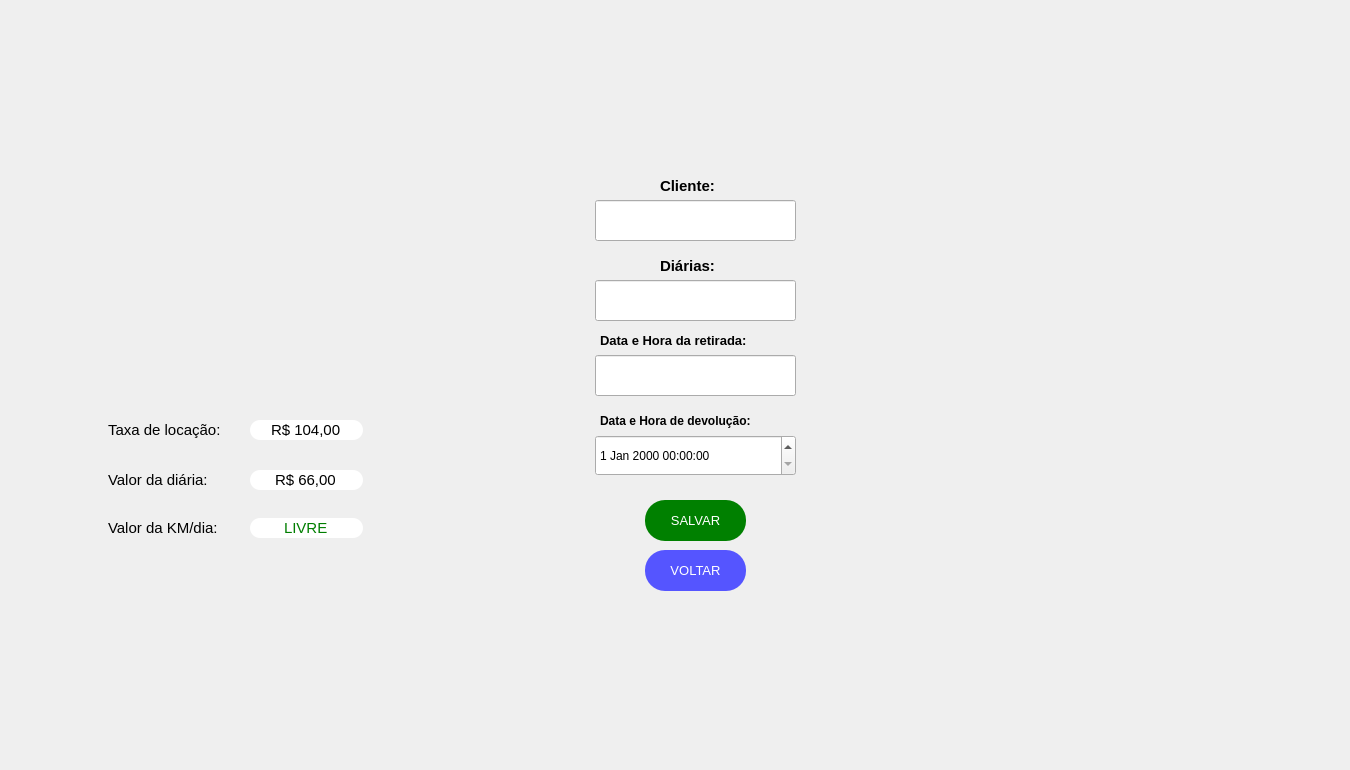
  <widget class="QWidget" name="centralwidget">
   <widget class="QPushButton" name="mobit2">
    <property name="geometry">
     <rect>
      <x>40</x>
      <y>20</y>
      <width>501</width>
      <height>311</height>
     </rect>
    </property>
    <property name="palette">
     <palette>
      <active>
       <colorrole role="WindowText">
        <brush brushstyle="SolidPattern">
         <color alpha="255">
          <red>170</red>
          <green>85</green>
          <blue>0</blue>
         </color>
        </brush>
       </colorrole>
       <colorrole role="Text">
        <brush brushstyle="SolidPattern">
         <color alpha="255">
          <red>0</red>
          <green>0</green>
          <blue>0</blue>
         </color>
        </brush>
       </colorrole>
       <colorrole role="BrightText">
        <brush brushstyle="SolidPattern">
         <color alpha="255">
          <red>203</red>
          <green>255</green>
          <blue>80</blue>
         </color>
        </brush>
       </colorrole>
       <colorrole role="ButtonText">
        <brush brushstyle="SolidPattern">
         <color alpha="255">
          <red>57</red>
          <green>87</green>
          <blue>255</blue>
         </color>
        </brush>
       </colorrole>
       <colorrole role="ToolTipBase">
        <brush brushstyle="SolidPattern">
         <color alpha="255">
          <red>255</red>
          <green>255</green>
          <blue>0</blue>
         </color>
        </brush>
       </colorrole>
       <colorrole role="PlaceholderText">
        <brush brushstyle="SolidPattern">
         <color alpha="128">
          <red>0</red>
          <green>0</green>
          <blue>0</blue>
         </color>
        </brush>
       </colorrole>
      </active>
      <inactive>
       <colorrole role="WindowText">
        <brush brushstyle="SolidPattern">
         <color alpha="255">
          <red>170</red>
          <green>85</green>
          <blue>0</blue>
         </color>
        </brush>
       </colorrole>
       <colorrole role="Text">
        <brush brushstyle="SolidPattern">
         <color alpha="255">
          <red>0</red>
          <green>0</green>
          <blue>0</blue>
         </color>
        </brush>
       </colorrole>
       <colorrole role="BrightText">
        <brush brushstyle="SolidPattern">
         <color alpha="255">
          <red>203</red>
          <green>255</green>
          <blue>80</blue>
         </color>
        </brush>
       </colorrole>
       <colorrole role="ButtonText">
        <brush brushstyle="SolidPattern">
         <color alpha="255">
          <red>57</red>
          <green>87</green>
          <blue>255</blue>
         </color>
        </brush>
       </colorrole>
       <colorrole role="ToolTipBase">
        <brush brushstyle="SolidPattern">
         <color alpha="255">
          <red>255</red>
          <green>255</green>
          <blue>0</blue>
         </color>
        </brush>
       </colorrole>
       <colorrole role="PlaceholderText">
        <brush brushstyle="SolidPattern">
         <color alpha="128">
          <red>0</red>
          <green>0</green>
          <blue>0</blue>
         </color>
        </brush>
       </colorrole>
      </inactive>
      <disabled>
       <colorrole role="WindowText">
        <brush brushstyle="SolidPattern">
         <color alpha="255">
          <red>4</red>
          <green>15</green>
          <blue>30</blue>
         </color>
        </brush>
       </colorrole>
       <colorrole role="Text">
        <brush brushstyle="SolidPattern">
         <color alpha="255">
          <red>120</red>
          <green>120</green>
          <blue>120</blue>
         </color>
        </brush>
       </colorrole>
       <colorrole role="BrightText">
        <brush brushstyle="SolidPattern">
         <color alpha="255">
          <red>203</red>
          <green>255</green>
          <blue>80</blue>
         </color>
        </brush>
       </colorrole>
       <colorrole role="ButtonText">
        <brush brushstyle="SolidPattern">
         <color alpha="255">
          <red>120</red>
          <green>120</green>
          <blue>120</blue>
         </color>
        </brush>
       </colorrole>
       <colorrole role="ToolTipBase">
        <brush brushstyle="SolidPattern">
         <color alpha="255">
          <red>255</red>
          <green>255</green>
          <blue>0</blue>
         </color>
        </brush>
       </colorrole>
       <colorrole role="PlaceholderText">
        <brush brushstyle="SolidPattern">
         <color alpha="128">
          <red>0</red>
          <green>0</green>
          <blue>0</blue>
         </color>
        </brush>
       </colorrole>
      </disabled>
     </palette>
    </property>
    <property name="font">
     <font>
      <family>Arial</family>
      <weight>75</weight>
      <bold>true</bold>
     </font>
    </property>
    <property name="contextMenuPolicy">
     <enum>Qt::CustomContextMenu</enum>
    </property>
    <property name="text">
     <string/>
    </property>
    <property name="icon">
     <iconset>
      <normaloff>../Imagens/2-Mobi(T2).png</normaloff>../Imagens/2-Mobi(T2).png</iconset>
    </property>
    <property name="iconSize">
     <size>
      <width>492</width>
      <height>456</height>
     </size>
    </property>
    <property name="checkable">
     <bool>false</bool>
    </property>
    <property name="autoRepeat">
     <bool>false</bool>
    </property>
    <property name="autoExclusive">
     <bool>false</bool>
    </property>
    <property name="autoDefault">
     <bool>false</bool>
    </property>
    <property name="default">
     <bool>false</bool>
    </property>
    <property name="flat">
     <bool>true</bool>
    </property>
   </widget>
   <widget class="QLabel" name="logoT7">
    <property name="enabled">
     <bool>true</bool>
    </property>
    <property name="geometry">
     <rect>
      <x>1110</x>
      <y>530</y>
      <width>231</width>
      <height>231</height>
     </rect>
    </property>
    <property name="toolTip">
     <string>&lt;html&gt;&lt;head/&gt;&lt;body&gt;&lt;p align=&quot;center&quot;&gt;&lt;br/&gt;&lt;/p&gt;&lt;/body&gt;&lt;/html&gt;</string>
    </property>
    <property name="whatsThis">
     <string>&lt;html&gt;&lt;head/&gt;&lt;body&gt;&lt;p align=&quot;center&quot;&gt;&lt;br/&gt;&lt;/p&gt;&lt;/body&gt;&lt;/html&gt;</string>
    </property>
    <property name="autoFillBackground">
     <bool>false</bool>
    </property>
    <property name="styleSheet">
     <string notr="true"/>
    </property>
    <property name="text">
     <string/>
    </property>
    <property name="pixmap">
     <pixmap>../Logos/LOGO2.png</pixmap>
    </property>
    <property name="scaledContents">
     <bool>true</bool>
    </property>
    <property name="wordWrap">
     <bool>false</bool>
    </property>
   </widget>
   <widget class="QDateTimeEdit" name="data_devolucao">
    <property name="geometry">
     <rect>
      <x>595</x>
      <y>435</y>
      <width>201</width>
      <height>41</height>
     </rect>
    </property>
    <property name="styleSheet">
     <string notr="true">QDateTime{rgb(0, 0, 0)}</string>
    </property>
   </widget>
   <widget class="QLineEdit" name="nome_cliente">
    <property name="geometry">
     <rect>
      <x>595</x>
      <y>200</y>
      <width>201</width>
      <height>41</height>
     </rect>
    </property>
    <property name="styleSheet">
     <string notr="true">color:black;
</string>
    </property>
    <property name="inputMask">
     <string/>
    </property>
   </widget>
   <widget class="QLineEdit" name="diariaspace6">
    <property name="geometry">
     <rect>
      <x>595</x>
      <y>280</y>
      <width>201</width>
      <height>41</height>
     </rect>
    </property>
    <property name="font">
     <font>
      <pointsize>8</pointsize>
     </font>
    </property>
    <property name="styleSheet">
     <string notr="true">color:black;</string>
    </property>
   </widget>
   <widget class="QLabel" name="datade_1">
    <property name="geometry">
     <rect>
      <x>600</x>
      <y>395</y>
      <width>201</width>
      <height>51</height>
     </rect>
    </property>
    <property name="font">
     <font>
      <family>Arial</family>
      <pointsize>9</pointsize>
      <weight>75</weight>
      <bold>true</bold>
     </font>
    </property>
    <property name="text">
     <string>Data e Hora de devolução:</string>
    </property>
   </widget>
   <widget class="QLineEdit" name="data_retirada">
    <property name="geometry">
     <rect>
      <x>595</x>
      <y>355</y>
      <width>201</width>
      <height>41</height>
     </rect>
    </property>
    <property name="styleSheet">
     <string notr="true">color:black;</string>
    </property>
   </widget>
   <widget class="QLabel" name="datare_1">
    <property name="geometry">
     <rect>
      <x>600</x>
      <y>315</y>
      <width>191</width>
      <height>51</height>
     </rect>
    </property>
    <property name="font">
     <font>
      <family>Arial</family>
      <pointsize>10</pointsize>
      <weight>75</weight>
      <bold>true</bold>
     </font>
    </property>
    <property name="text">
     <string>Data e Hora da retirada:</string>
    </property>
   </widget>
   <widget class="QPushButton" name="voltar_10">
    <property name="geometry">
     <rect>
      <x>645</x>
      <y>550</y>
      <width>101</width>
      <height>41</height>
     </rect>
    </property>
    <property name="palette">
     <palette>
      <active>
       <colorrole role="WindowText">
        <brush brushstyle="SolidPattern">
         <color alpha="255">
          <red>255</red>
          <green>255</green>
          <blue>255</blue>
         </color>
        </brush>
       </colorrole>
       <colorrole role="Button">
        <brush brushstyle="SolidPattern">
         <color alpha="255">
          <red>85</red>
          <green>85</green>
          <blue>255</blue>
         </color>
        </brush>
       </colorrole>
       <colorrole role="Text">
        <brush brushstyle="SolidPattern">
         <color alpha="255">
          <red>255</red>
          <green>255</green>
          <blue>255</blue>
         </color>
        </brush>
       </colorrole>
       <colorrole role="BrightText">
        <brush brushstyle="SolidPattern">
         <color alpha="255">
          <red>203</red>
          <green>255</green>
          <blue>80</blue>
         </color>
        </brush>
       </colorrole>
       <colorrole role="ButtonText">
        <brush brushstyle="SolidPattern">
         <color alpha="255">
          <red>255</red>
          <green>255</green>
          <blue>255</blue>
         </color>
        </brush>
       </colorrole>
       <colorrole role="Base">
        <brush brushstyle="SolidPattern">
         <color alpha="255">
          <red>85</red>
          <green>85</green>
          <blue>255</blue>
         </color>
        </brush>
       </colorrole>
       <colorrole role="Window">
        <brush brushstyle="SolidPattern">
         <color alpha="255">
          <red>85</red>
          <green>85</green>
          <blue>255</blue>
         </color>
        </brush>
       </colorrole>
       <colorrole role="ToolTipBase">
        <brush brushstyle="SolidPattern">
         <color alpha="255">
          <red>255</red>
          <green>255</green>
          <blue>0</blue>
         </color>
        </brush>
       </colorrole>
       <colorrole role="PlaceholderText">
        <brush brushstyle="SolidPattern">
         <color alpha="128">
          <red>0</red>
          <green>0</green>
          <blue>0</blue>
         </color>
        </brush>
       </colorrole>
      </active>
      <inactive>
       <colorrole role="WindowText">
        <brush brushstyle="SolidPattern">
         <color alpha="255">
          <red>255</red>
          <green>255</green>
          <blue>255</blue>
         </color>
        </brush>
       </colorrole>
       <colorrole role="Button">
        <brush brushstyle="SolidPattern">
         <color alpha="255">
          <red>85</red>
          <green>85</green>
          <blue>255</blue>
         </color>
        </brush>
       </colorrole>
       <colorrole role="Text">
        <brush brushstyle="SolidPattern">
         <color alpha="255">
          <red>255</red>
          <green>255</green>
          <blue>255</blue>
         </color>
        </brush>
       </colorrole>
       <colorrole role="BrightText">
        <brush brushstyle="SolidPattern">
         <color alpha="255">
          <red>203</red>
          <green>255</green>
          <blue>80</blue>
         </color>
        </brush>
       </colorrole>
       <colorrole role="ButtonText">
        <brush brushstyle="SolidPattern">
         <color alpha="255">
          <red>255</red>
          <green>255</green>
          <blue>255</blue>
         </color>
        </brush>
       </colorrole>
       <colorrole role="Base">
        <brush brushstyle="SolidPattern">
         <color alpha="255">
          <red>85</red>
          <green>85</green>
          <blue>255</blue>
         </color>
        </brush>
       </colorrole>
       <colorrole role="Window">
        <brush brushstyle="SolidPattern">
         <color alpha="255">
          <red>85</red>
          <green>85</green>
          <blue>255</blue>
         </color>
        </brush>
       </colorrole>
       <colorrole role="ToolTipBase">
        <brush brushstyle="SolidPattern">
         <color alpha="255">
          <red>255</red>
          <green>255</green>
          <blue>0</blue>
         </color>
        </brush>
       </colorrole>
       <colorrole role="PlaceholderText">
        <brush brushstyle="SolidPattern">
         <color alpha="128">
          <red>0</red>
          <green>0</green>
          <blue>0</blue>
         </color>
        </brush>
       </colorrole>
      </inactive>
      <disabled>
       <colorrole role="WindowText">
        <brush brushstyle="SolidPattern">
         <color alpha="255">
          <red>255</red>
          <green>255</green>
          <blue>255</blue>
         </color>
        </brush>
       </colorrole>
       <colorrole role="Button">
        <brush brushstyle="SolidPattern">
         <color alpha="255">
          <red>85</red>
          <green>85</green>
          <blue>255</blue>
         </color>
        </brush>
       </colorrole>
       <colorrole role="Text">
        <brush brushstyle="SolidPattern">
         <color alpha="255">
          <red>255</red>
          <green>255</green>
          <blue>255</blue>
         </color>
        </brush>
       </colorrole>
       <colorrole role="BrightText">
        <brush brushstyle="SolidPattern">
         <color alpha="255">
          <red>203</red>
          <green>255</green>
          <blue>80</blue>
         </color>
        </brush>
       </colorrole>
       <colorrole role="ButtonText">
        <brush brushstyle="SolidPattern">
         <color alpha="255">
          <red>255</red>
          <green>255</green>
          <blue>255</blue>
         </color>
        </brush>
       </colorrole>
       <colorrole role="Base">
        <brush brushstyle="SolidPattern">
         <color alpha="255">
          <red>85</red>
          <green>85</green>
          <blue>255</blue>
         </color>
        </brush>
       </colorrole>
       <colorrole role="Window">
        <brush brushstyle="SolidPattern">
         <color alpha="255">
          <red>85</red>
          <green>85</green>
          <blue>255</blue>
         </color>
        </brush>
       </colorrole>
       <colorrole role="ToolTipBase">
        <brush brushstyle="SolidPattern">
         <color alpha="255">
          <red>255</red>
          <green>255</green>
          <blue>0</blue>
         </color>
        </brush>
       </colorrole>
       <colorrole role="PlaceholderText">
        <brush brushstyle="SolidPattern">
         <color alpha="128">
          <red>0</red>
          <green>0</green>
          <blue>0</blue>
         </color>
        </brush>
       </colorrole>
      </disabled>
     </palette>
    </property>
    <property name="font">
     <font>
      <family>Arial</family>
      <pointsize>10</pointsize>
      <weight>9</weight>
      <italic>false</italic>
      <bold>false</bold>
     </font>
    </property>
    <property name="contextMenuPolicy">
     <enum>Qt::CustomContextMenu</enum>
    </property>
    <property name="styleSheet">
     <string notr="true">QPushButton{
	color:white;
	border-radius:20px;
	background-color: rgb(85, 85, 255);
	font: 75 10pt &quot;Arial&quot;;
}
QPushButton:hover{
	background-color: rgb(10, 10, 127);
}</string>
    </property>
    <property name="text">
     <string>VOLTAR</string>
    </property>
    <property name="iconSize">
     <size>
      <width>93</width>
      <height>100</height>
     </size>
    </property>
    <property name="checkable">
     <bool>false</bool>
    </property>
    <property name="autoRepeat">
     <bool>false</bool>
    </property>
    <property name="autoExclusive">
     <bool>false</bool>
    </property>
    <property name="autoDefault">
     <bool>false</bool>
    </property>
    <property name="default">
     <bool>false</bool>
    </property>
    <property name="flat">
     <bool>true</bool>
    </property>
   </widget>
   <widget class="QLabel" name="datacli1">
    <property name="geometry">
     <rect>
      <x>660</x>
      <y>170</y>
      <width>71</width>
      <height>31</height>
     </rect>
    </property>
    <property name="font">
     <font>
      <family>Arial</family>
      <pointsize>11</pointsize>
      <weight>75</weight>
      <bold>true</bold>
     </font>
    </property>
    <property name="text">
     <string>Cliente:</string>
    </property>
   </widget>
   <widget class="QLabel" name="diarias6_2">
    <property name="geometry">
     <rect>
      <x>660</x>
      <y>240</y>
      <width>71</width>
      <height>51</height>
     </rect>
    </property>
    <property name="font">
     <font>
      <family>Arial</family>
      <pointsize>11</pointsize>
      <weight>75</weight>
      <bold>true</bold>
     </font>
    </property>
    <property name="text">
     <string>Diárias:</string>
    </property>
   </widget>
   <widget class="QPushButton" name="devolver">
    <property name="geometry">
     <rect>
      <x>645</x>
      <y>500</y>
      <width>101</width>
      <height>41</height>
     </rect>
    </property>
    <property name="palette">
     <palette>
      <active>
       <colorrole role="WindowText">
        <brush brushstyle="SolidPattern">
         <color alpha="255">
          <red>255</red>
          <green>255</green>
          <blue>255</blue>
         </color>
        </brush>
       </colorrole>
       <colorrole role="Button">
        <brush brushstyle="SolidPattern">
         <color alpha="255">
          <red>0</red>
          <green>128</green>
          <blue>0</blue>
         </color>
        </brush>
       </colorrole>
       <colorrole role="Text">
        <brush brushstyle="SolidPattern">
         <color alpha="255">
          <red>255</red>
          <green>255</green>
          <blue>255</blue>
         </color>
        </brush>
       </colorrole>
       <colorrole role="BrightText">
        <brush brushstyle="SolidPattern">
         <color alpha="255">
          <red>203</red>
          <green>255</green>
          <blue>80</blue>
         </color>
        </brush>
       </colorrole>
       <colorrole role="ButtonText">
        <brush brushstyle="SolidPattern">
         <color alpha="255">
          <red>255</red>
          <green>255</green>
          <blue>255</blue>
         </color>
        </brush>
       </colorrole>
       <colorrole role="Base">
        <brush brushstyle="SolidPattern">
         <color alpha="255">
          <red>0</red>
          <green>128</green>
          <blue>0</blue>
         </color>
        </brush>
       </colorrole>
       <colorrole role="Window">
        <brush brushstyle="SolidPattern">
         <color alpha="255">
          <red>0</red>
          <green>128</green>
          <blue>0</blue>
         </color>
        </brush>
       </colorrole>
       <colorrole role="ToolTipBase">
        <brush brushstyle="SolidPattern">
         <color alpha="255">
          <red>255</red>
          <green>255</green>
          <blue>0</blue>
         </color>
        </brush>
       </colorrole>
       <colorrole role="PlaceholderText">
        <brush brushstyle="SolidPattern">
         <color alpha="128">
          <red>0</red>
          <green>0</green>
          <blue>0</blue>
         </color>
        </brush>
       </colorrole>
      </active>
      <inactive>
       <colorrole role="WindowText">
        <brush brushstyle="SolidPattern">
         <color alpha="255">
          <red>255</red>
          <green>255</green>
          <blue>255</blue>
         </color>
        </brush>
       </colorrole>
       <colorrole role="Button">
        <brush brushstyle="SolidPattern">
         <color alpha="255">
          <red>0</red>
          <green>128</green>
          <blue>0</blue>
         </color>
        </brush>
       </colorrole>
       <colorrole role="Text">
        <brush brushstyle="SolidPattern">
         <color alpha="255">
          <red>255</red>
          <green>255</green>
          <blue>255</blue>
         </color>
        </brush>
       </colorrole>
       <colorrole role="BrightText">
        <brush brushstyle="SolidPattern">
         <color alpha="255">
          <red>203</red>
          <green>255</green>
          <blue>80</blue>
         </color>
        </brush>
       </colorrole>
       <colorrole role="ButtonText">
        <brush brushstyle="SolidPattern">
         <color alpha="255">
          <red>255</red>
          <green>255</green>
          <blue>255</blue>
         </color>
        </brush>
       </colorrole>
       <colorrole role="Base">
        <brush brushstyle="SolidPattern">
         <color alpha="255">
          <red>0</red>
          <green>128</green>
          <blue>0</blue>
         </color>
        </brush>
       </colorrole>
       <colorrole role="Window">
        <brush brushstyle="SolidPattern">
         <color alpha="255">
          <red>0</red>
          <green>128</green>
          <blue>0</blue>
         </color>
        </brush>
       </colorrole>
       <colorrole role="ToolTipBase">
        <brush brushstyle="SolidPattern">
         <color alpha="255">
          <red>255</red>
          <green>255</green>
          <blue>0</blue>
         </color>
        </brush>
       </colorrole>
       <colorrole role="PlaceholderText">
        <brush brushstyle="SolidPattern">
         <color alpha="128">
          <red>0</red>
          <green>0</green>
          <blue>0</blue>
         </color>
        </brush>
       </colorrole>
      </inactive>
      <disabled>
       <colorrole role="WindowText">
        <brush brushstyle="SolidPattern">
         <color alpha="255">
          <red>255</red>
          <green>255</green>
          <blue>255</blue>
         </color>
        </brush>
       </colorrole>
       <colorrole role="Button">
        <brush brushstyle="SolidPattern">
         <color alpha="255">
          <red>0</red>
          <green>128</green>
          <blue>0</blue>
         </color>
        </brush>
       </colorrole>
       <colorrole role="Text">
        <brush brushstyle="SolidPattern">
         <color alpha="255">
          <red>255</red>
          <green>255</green>
          <blue>255</blue>
         </color>
        </brush>
       </colorrole>
       <colorrole role="BrightText">
        <brush brushstyle="SolidPattern">
         <color alpha="255">
          <red>203</red>
          <green>255</green>
          <blue>80</blue>
         </color>
        </brush>
       </colorrole>
       <colorrole role="ButtonText">
        <brush brushstyle="SolidPattern">
         <color alpha="255">
          <red>255</red>
          <green>255</green>
          <blue>255</blue>
         </color>
        </brush>
       </colorrole>
       <colorrole role="Base">
        <brush brushstyle="SolidPattern">
         <color alpha="255">
          <red>0</red>
          <green>128</green>
          <blue>0</blue>
         </color>
        </brush>
       </colorrole>
       <colorrole role="Window">
        <brush brushstyle="SolidPattern">
         <color alpha="255">
          <red>0</red>
          <green>128</green>
          <blue>0</blue>
         </color>
        </brush>
       </colorrole>
       <colorrole role="ToolTipBase">
        <brush brushstyle="SolidPattern">
         <color alpha="255">
          <red>255</red>
          <green>255</green>
          <blue>0</blue>
         </color>
        </brush>
       </colorrole>
       <colorrole role="PlaceholderText">
        <brush brushstyle="SolidPattern">
         <color alpha="128">
          <red>0</red>
          <green>0</green>
          <blue>0</blue>
         </color>
        </brush>
       </colorrole>
      </disabled>
     </palette>
    </property>
    <property name="font">
     <font>
      <family>Arial</family>
      <pointsize>10</pointsize>
      <weight>9</weight>
      <italic>false</italic>
      <bold>false</bold>
     </font>
    </property>
    <property name="contextMenuPolicy">
     <enum>Qt::CustomContextMenu</enum>
    </property>
    <property name="styleSheet">
     <string notr="true">QPushButton{
	color:white;
	border-radius:20px;
	background-color: #008000;
	font: 75 10pt &quot;Arial&quot;;
}
QPushButton:hover{
	background-color: #005500;
}</string>
    </property>
    <property name="text">
     <string>SALVAR</string>
    </property>
    <property name="iconSize">
     <size>
      <width>93</width>
      <height>100</height>
     </size>
    </property>
    <property name="checkable">
     <bool>false</bool>
    </property>
    <property name="autoRepeat">
     <bool>false</bool>
    </property>
    <property name="autoExclusive">
     <bool>false</bool>
    </property>
    <property name="autoDefault">
     <bool>false</bool>
    </property>
    <property name="default">
     <bool>false</bool>
    </property>
    <property name="flat">
     <bool>true</bool>
    </property>
   </widget>
   <widget class="QLineEdit" name="lineEdit_4">
    <property name="geometry">
     <rect>
      <x>250</x>
      <y>518</y>
      <width>113</width>
      <height>20</height>
     </rect>
    </property>
    <property name="font">
     <font>
      <pointsize>11</pointsize>
     </font>
    </property>
    <property name="styleSheet">
     <string notr="true">color: rgb(0, 126, 0);
border-radius:10px;</string>
    </property>
    <property name="text">
     <string>LIVRE</string>
    </property>
    <property name="alignment">
     <set>Qt::AlignCenter</set>
    </property>
   </widget>
   <widget class="QLineEdit" name="lineEdit_2">
    <property name="geometry">
     <rect>
      <x>250</x>
      <y>420</y>
      <width>113</width>
      <height>20</height>
     </rect>
    </property>
    <property name="font">
     <font>
      <pointsize>11</pointsize>
     </font>
    </property>
    <property name="styleSheet">
     <string notr="true">color:black;
border-radius:10px;
</string>
    </property>
    <property name="text">
     <string>R$ 104,00</string>
    </property>
    <property name="alignment">
     <set>Qt::AlignCenter</set>
    </property>
   </widget>
   <widget class="QLabel" name="label_2">
    <property name="geometry">
     <rect>
      <x>108</x>
      <y>412</y>
      <width>141</width>
      <height>36</height>
     </rect>
    </property>
    <property name="font">
     <font>
      <pointsize>11</pointsize>
     </font>
    </property>
    <property name="text">
     <string>Taxa de locação:</string>
    </property>
   </widget>
   <widget class="QLineEdit" name="lineEdit_3">
    <property name="geometry">
     <rect>
      <x>250</x>
      <y>470</y>
      <width>113</width>
      <height>20</height>
     </rect>
    </property>
    <property name="font">
     <font>
      <pointsize>11</pointsize>
     </font>
    </property>
    <property name="styleSheet">
     <string notr="true">color:black;
border-radius:10px;</string>
    </property>
    <property name="text">
     <string>R$ 66,00</string>
    </property>
    <property name="alignment">
     <set>Qt::AlignCenter</set>
    </property>
   </widget>
   <widget class="QLabel" name="label_4">
    <property name="geometry">
     <rect>
      <x>108</x>
      <y>462</y>
      <width>141</width>
      <height>36</height>
     </rect>
    </property>
    <property name="font">
     <font>
      <pointsize>11</pointsize>
     </font>
    </property>
    <property name="text">
     <string>Valor da diária:</string>
    </property>
   </widget>
   <widget class="QLabel" name="label_3">
    <property name="geometry">
     <rect>
      <x>108</x>
      <y>510</y>
      <width>141</width>
      <height>36</height>
     </rect>
    </property>
    <property name="font">
     <font>
      <pointsize>11</pointsize>
     </font>
    </property>
    <property name="text">
     <string>Valor da KM/dia:</string>
    </property>
   </widget>
  </widget>
